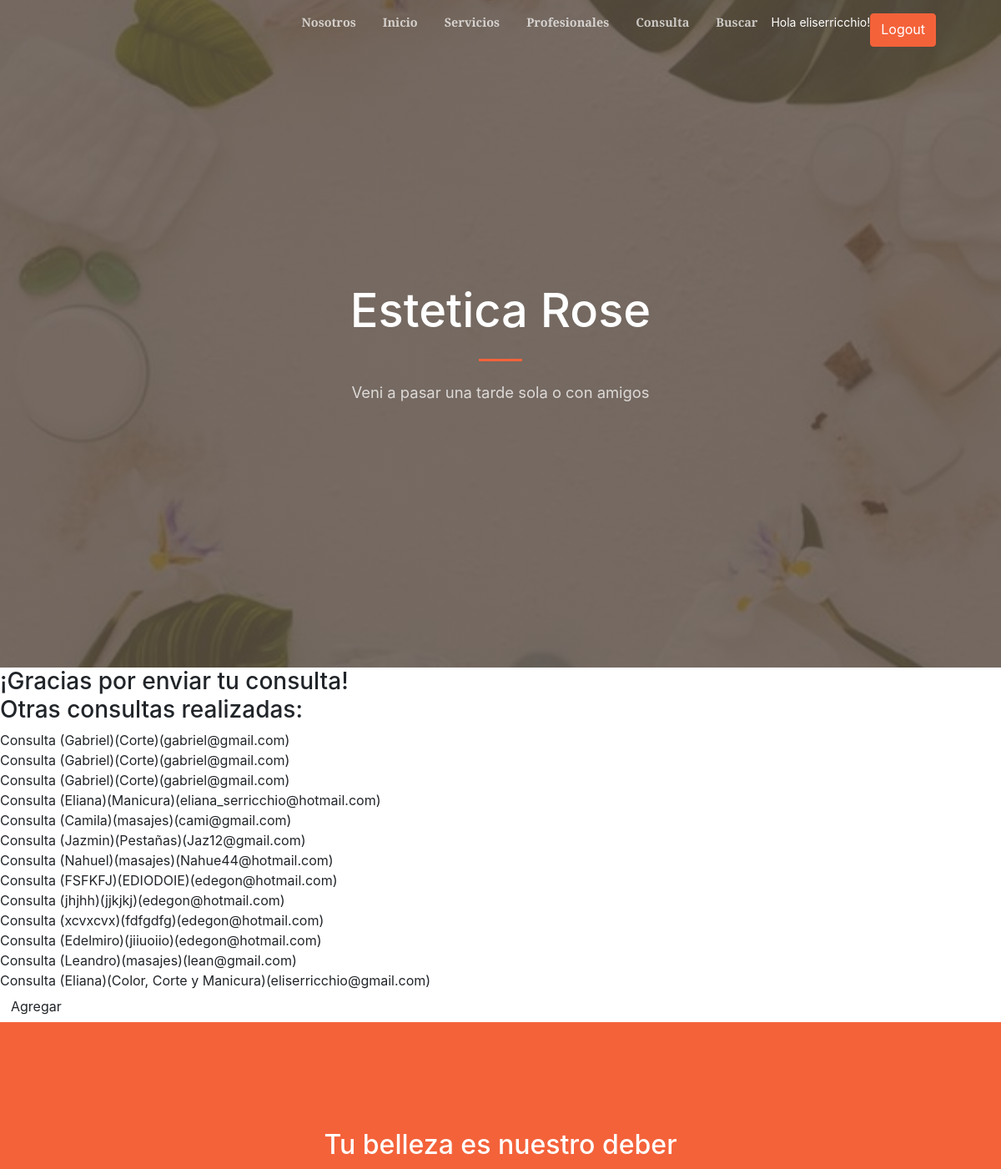
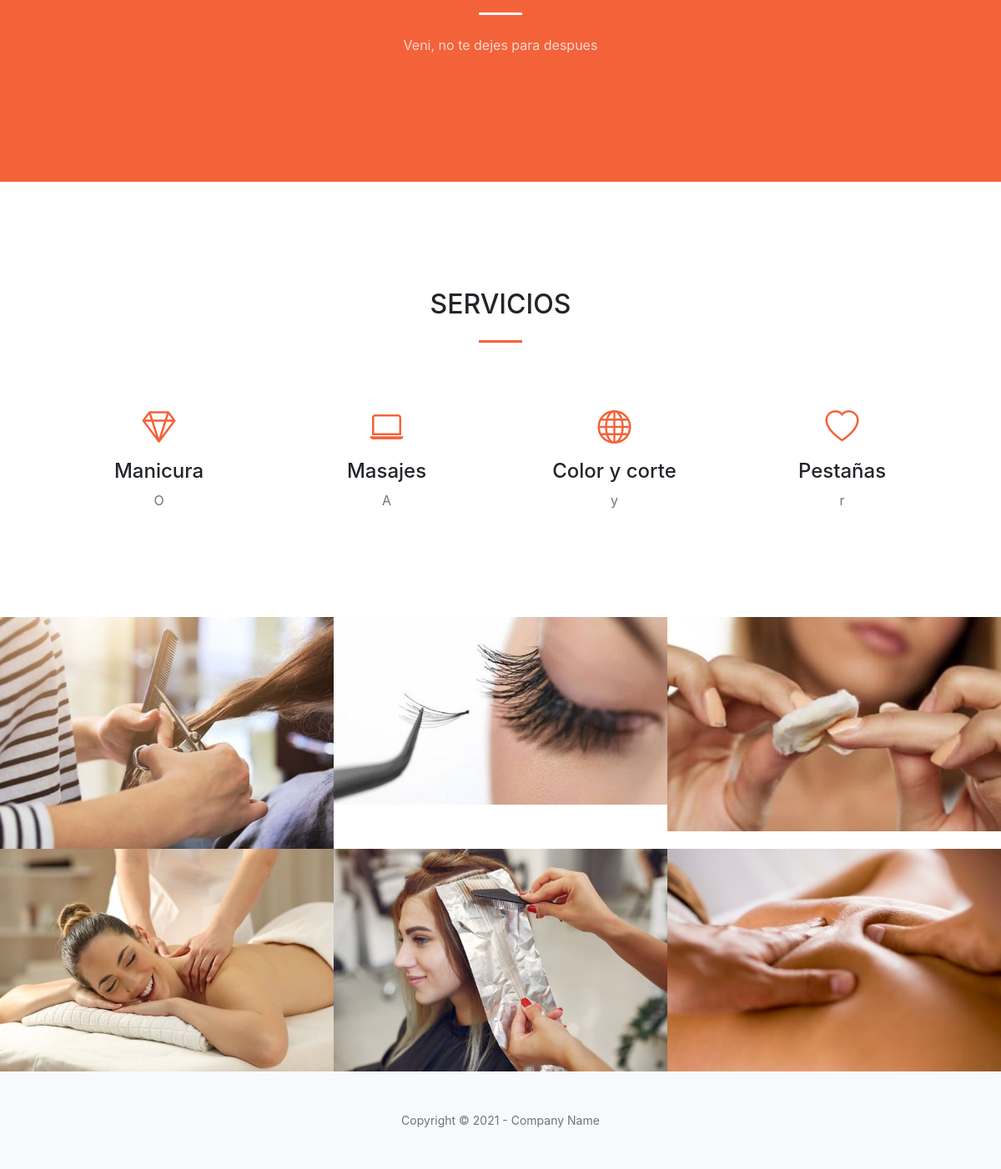
Page /inicio/consultas (signed in) on the committed database (2 pictures, top to bottom).
### AppCoder/models.py (models this page shows)
class Consulta(Model):
    nombre = CharField(max_length=40)
    servicio = CharField(max_length=40)
    mail = EmailField()
    def __str__ (self) -> str: #formulario
        return f'Consulta ({self.nombre})({self.servicio})({self.mail})'

### AppCoder/views.py (the view)
# urls.py: path("consultas", consulta,name="Consultas"),
@login_required
def consulta(request):
 return render(request, "AppCoder/consulta.html", {'consulta': Consulta.objects.all()})

### templates/AppCoder/consulta.html (shortened to what this page needs)
{% extends 'AppCoder/padre.html' %}
{% block contenidoQueCambia %}
    <h3> ¡Gracias por enviar tu consulta!
        <br>
        Otras consultas realizadas:
        <br>
    </h3>
    {% for consulta in consulta %}
        {{consulta}}
        <br>
    {% endfor %}
          <a class="btn -primary" href="{% url 'consulta_formulario' %}">Agregar<a/>
{% endblock %}

### templates/AppCoder/padre.html (shortened to what this page needs)
<!DOCTYPE html>
<html lang="en">
    <head>
    {% load static %}
        <link href="https://cdn.jsdelivr.net/npm/bootstrap-icons@1.5.0/font/bootstrap-icons.css" rel="stylesheet" />
        <link href="https://cdnjs.cloudflare.com/ajax/libs/SimpleLightbox/2.1.0/simpleLightbox.min.css" rel="stylesheet" />
        <link href="{% static 'AppCoder/css/styles.css' %}" rel="stylesheet" />
    </head>
    <body id="page-top">
        <nav class="navbar navbar-expand-lg navbar-light fixed-top py-3" id="mainNav">
            <div class="container px-4 px-lg-5">
                <div class="collapse navbar-collapse" id="navbarResponsive">
                    <ul class="navbar-nav ms-auto my-2 my-lg-0">
                        <li class="nav-item"><a class="nav-link" href="{% url 'nosotros' %}">Nosotros</a></li>
                        <li class="nav-item"><a class="nav-link" href="{% url 'Inicio' %}">Inicio</a></li>
                        <li class="nav-item"><a class="nav-link" href="{% url 'Servicios' %}">Servicios</a></li>
                        <li class="nav-item"><a class="nav-link" href="{% url 'Profesionales' %}">Profesionales</a></li>
                        <li class="nav-item"><a class="nav-link" href="{% url 'Consultas' %}">Consulta</a></li>
                        <li class="nav-item"><a class="nav-link" href="{% url 'busqueda_consulta' %}">Buscar</a></li>
                        {% if not request.user.is_authenticated %}
                          <a class="btn btn-primary" href="{% url 'login'%}">Iniciar</a>
                        {% else %}
                            <p class="text-white small mb-4 mb-lg-0"> Hola {{user.username}}!</p>
                            <a class="btn btn-primary" href="{% url 'logout'%}">Logout</a>
                        {% endif %}
                    </ul>
                </div>
            </div>
        </nav>
        <header class="masthead">
            <div class="container px-4 px-lg-5 h-100">
                <div class="row gx-4 gx-lg-5 h-100 align-items-center justify-content-center text-center">
                    <div class="col-lg-8 align-self-end">
                        <h1 class="text-white font-weight-bold">Estetica Rose</h1>
                        <hr class="divider" />
                    </div>
                    <div class="col-lg-8 align-self-baseline">
                        <p class="text-white-75 mb-5">Veni a pasar una tarde sola o con amigos</p>
                    </div>
                </div>
            </div>
        </header>
        {% block contenidoQueCambia %}{% endblock %}
        <section class="page-section bg-primary" id="about">
            <div class="container px-4 px-lg-5">
                <div class="row gx-4 gx-lg-5 justify-content-center">
                    <div class="col-lg-8 text-center">
                        <h2 class="text-white mt-0">Tu belleza es nuestro deber</h2>
                        <hr class="divider divider-light" />
                        <p class="text-white-75 mb-4">Veni, no te dejes para despues</p>
                    </div>
                </div>
            </div>
        </section>
        <section class="page-section" id="services">
            <div class="container px-4 px-lg-5">
                <h2 class="text-center mt-0">SERVICIOS</h2>
                <hr class="divider" />
                <div class="row gx-4 gx-lg-5">
                    <div class="col-lg-3 col-md-6 text-center">
                        <div class="mt-5">
                            <div class="mb-2"><i class="bi-gem fs-1 text-primary"></i></div>
                            <h3 class="h4 mb-2">Manicura</h3>
                            <p class="text-muted mb-0">O</p>
                        </div>
                    </div>
                    <div class="col-lg-3 col-md-6 text-center">
                        <div class="mt-5">
                            <div class="mb-2"><i class="bi-laptop fs-1 text-primary"></i></div>
                            <h3 class="h4 mb-2">Masajes</h3>
                            <p class="text-muted mb-0">A</p>
                        </div>
                    </div>
                    <div class="col-lg-3 col-md-6 text-center">
                        <div class="mt-5">
                            <div class="mb-2"><i class="bi-globe fs-1 text-primary"></i></div>
                            <h3 class="h4 mb-2">Color y corte</h3>
                            <p class="text-muted mb-0">y</p>
                        </div>
                    </div>
                    <div class="col-lg-3 col-md-6 text-center">
                        <div class="mt-5">
                            <div class="mb-2"><i class="bi-heart fs-1 text-primary"></i></div>
                            <h3 class="h4 mb-2">Pestañas</h3>
                            <p class="text-muted mb-0">r</p>
                        </div>
                    </div>
                </div>
            </div>
        </section>
        <div id="portfolio">
            <div class="container-fluid p-0">
                <div class="row g-0">
                    <div class="col-lg-4 col-sm-6">
                        <a class="portfolio-box" href="assets/img/portfolio/fullsize/1.jpeg" title="Project Name">
                            <img class="img-fluid" src="{%  static 'AppCoder/assets/img/portfolio/thumbnails/1.jpeg' %}" alt="..." />
                        </a>
                    </div>
                    <div class="col-lg-4 col-sm-6">
                        <a class="portfolio-box" href="assets/img/portfolio/fullsize/2.jpeg" title="Project Name">
                            <img class="img-fluid" src="{% static 'AppCoder/assets/img/portfolio/thumbnails/2.jpeg' %}" alt="..." />
                        </a>
                    </div>
                    <div class="col-lg-4 col-sm-6">
                        <a class="portfolio-box" href="assets/img/portfolio/fullsize/3.jpeg" title="Project Name">
                            <img class="img-fluid" src="{% static 'AppCoder/assets/img/portfolio/thumbnails/3.jpeg' %}" alt="..." />
                        </a>
                    </div>
                    <div class="col-lg-4 col-sm-6">
                        <a class="portfolio-box" href="assets/img/portfolio/fullsize/4.jpeg" title="Project Name">
                            <img class="img-fluid" src="{% static 'AppCoder/assets/img/portfolio/thumbnails/4.jpeg' %}" alt="..." />
                        </a>
                    </div>
                    <div class="col-lg-4 col-sm-6">
                        <a class="portfolio-box" href="assets/img/portfolio/fullsize/5.jpeg" title="Project Name">
                            <img class="img-fluid" src="{% static 'AppCoder/assets/img/portfolio/thumbnails/5.jpeg' %}" alt="..." />
                        </a>
                    </div>
                    <div class="col-lg-4 col-sm-6">
                        <a class="portfolio-box" href="assets/img/portfolio/fullsize/6.jpeg" title="Project Name">
                            <img class="img-fluid" src="{% static 'AppCoder/assets/img/portfolio/thumbnails/6.jpeg' %}" alt="..." />
                        </a>
                    </div>
                </div>
            </div>
        </div>
        <footer class="bg-light py-5">
            <div class="container px-4 px-lg-5"><div class="small text-center text-muted">Copyright &copy; 2021 - Company Name</div></div>
        </footer>
    </body>
</html>

### rows in the picture
Consulta: nombre+servicio+mail "Consulta (Gabriel)(Corte)(gabriel@gmail.com)"
Consulta: nombre+servicio+mail "Consulta (Gabriel)(Corte)(gabriel@gmail.com)"
Consulta: nombre+servicio+mail "Consulta (Gabriel)(Corte)(gabriel@gmail.com)"
Consulta: nombre+servicio+mail "Consulta (Eliana)(Manicura)(eliana_serricchio@hotmail.com)"
Consulta: nombre+servicio+mail "Consulta (Camila)(masajes)(cami@gmail.com)"
Consulta: nombre+servicio+mail "Consulta (Jazmin)(Pestañas)(Jaz12@gmail.com)"
Consulta: nombre+servicio+mail "Consulta (Nahuel)(masajes)(Nahue44@hotmail.com)"
Consulta: nombre+servicio+mail "Consulta (FSFKFJ)(EDIODOIE)(edegon@hotmail.com)"
Consulta: nombre+servicio+mail "Consulta (jhjhh)(jjkjkj)(edegon@hotmail.com)"
Consulta: nombre+servicio+mail "Consulta (xcvxcvx)(fdfgdfg)(edegon@hotmail.com)"
Consulta: nombre+servicio+mail "Consulta (Edelmiro)(jiiuoiio)(edegon@hotmail.com)"
Consulta: nombre+servicio+mail "Consulta (Leandro)(masajes)(lean@gmail.com)"
Consulta: nombre+servicio+mail "Consulta (Eliana)(Color, Corte y Manicura)(eliserricchio@gmail.com)"

### other values in the picture
{{ user.username }} "eliserricchio"
